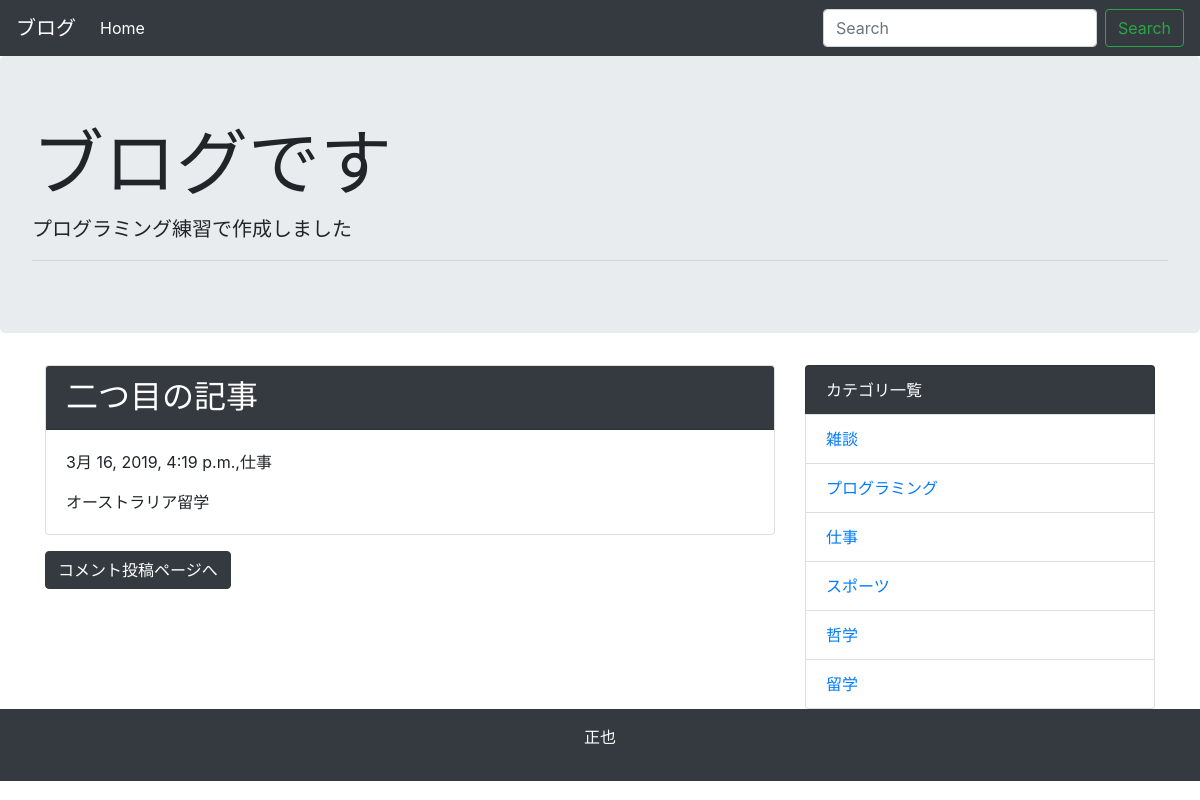
The page /detail/2/ on the database its author committed.
### blog/models.py (models this page shows, shortened)
class Post(models.Model):
    title = models.CharField('タイトル',max_length=255)
    text = models.TextField('本文')
    created_at = models.DateTimeField('作成日', default=timezone.now)
    category = models.ForeignKey(Category,verbose_name='カテゴリ',on_delete=models.PROTECT)

class Category(models.Model):
    name = models.CharField('カテゴリ名',max_length=225)
    created_at = models.DateTimeField('作成日', default=timezone.now)
    def __str__(self):
        return self.name

### blog/views.py (the view)
# urls.py: path('detail/<int:pk>/',views.DetailView.as_view(), name='detail'),
class DetailView(generic.DetailView):
    model = Post

### blog/context_processors.py (called while the page is built)
def common(request):
    context = {
    'category_list':Category.objects.all(),
    }
    return context

### blog/templates/blog/post_detail.html (shortened to what this page needs)
{% extends 'blog/base.html' %}
{% block content %}
<div class="card mb-3">
  <h2 class="card-header bg-dark text-white">{{post.title}}</h2>
  <div class="card-body">
    <p>{{post.created_at}},{{ post.category }}</p>
    {{ post.text | linebreaksbr | urlize}}
  </div>
</div>
<a class="btn btn-dark" href="{% url 'blog:comment' post.pk %}">コメント投稿ページへ</a>
{% endblock %}

### blog/templates/blog/base.html (shortened to what this page needs)
<!doctype html>
<html lang="ja">
  <head>
    <link rel="stylesheet" href="https://maxcdn.bootstrapcdn.com/bootstrap/4.0.0-beta.2/css/bootstrap.min.css">
  </head>
  <body>
        <nav class="navbar navbar-expand-lg navbar-dark bg-dark">
      <a class="navbar-brand" href="#">ブログ</a>
      <div class="collapse navbar-collapse" id="navbarSupportedContent">
        <ul class="navbar-nav mr-auto">
          <li class="nav-item active">
            <a class="nav-link" href="{% url 'blog:index' %}">Home</a>
          </li>
        </ul>
        <form class="form-inline my-2 my-lg-0" method="GET" action="{% url 'blog:index' %}">
          <input class="form-control mr-sm-2" type="text" placeholder="Search" aria-label="Search" name="keyword">
          <button class="btn btn-outline-success my-2 my-sm-0" type="submit">Search</button>
        </form>
      </div>
    </nav>
        <div class="jumbotron">
      <h1 class="display-3">ブログです</h1>
      <p class="lead">プログラミング練習で作成しました</p>
      <hr class="my-2">
      </div>
    <div class="container">
      <div class="row">
        <div class="col-md-8">
      {% block content %}
      {% endblock %}
      </div>
      <div class="col-md-4">
        <ul class="list-group">
          <li class="list-group-item bg-dark text-white">カテゴリ一覧</li>
          {% for category in category_list %}
          <li class="list-group-item"><a href="{% url 'blog:category' category.pk %}">{{category}}</a></li>
          {% endfor %}
        </ul>
        </div>
      </div>
    </div>
    <footer class="bg-dark text-white text-center py-3">
      <p> 正也 </p>
    </footer>
  </body>
</html>

### rows shown on the page
Post: title "二つ目の記事", created_at "3月 16, 2019, 4:19 p.m.", category "仕事", text "オーストラリア留学"
Category: name "雑談"
Category: name "プログラミング"
Category: name "仕事"
Category: name "スポーツ"
Category: name "哲学"
Category: name "留学"
